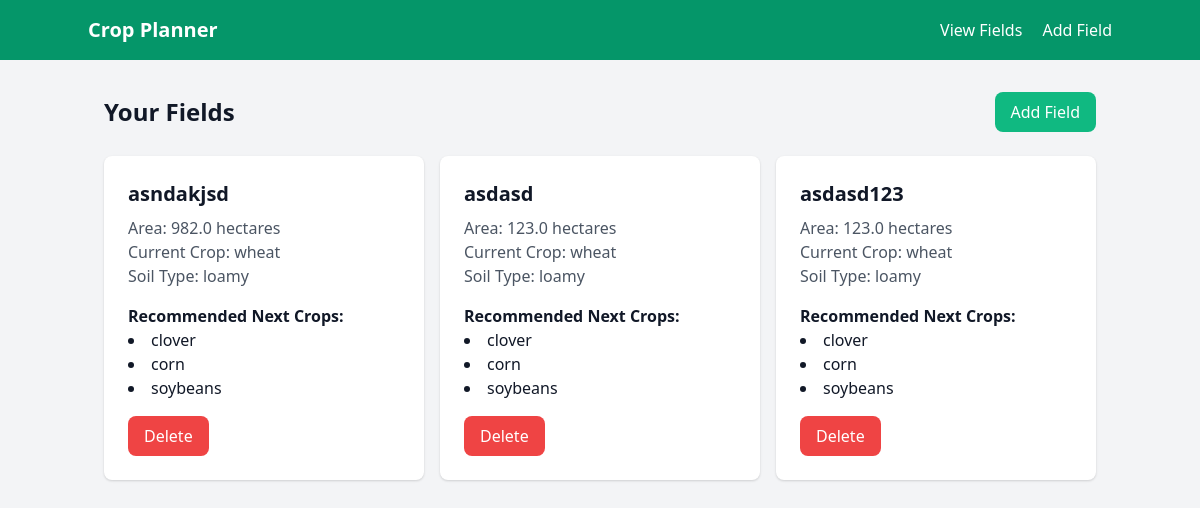
The page /fields on the database its author committed.
### tables this page shows
CREATE TABLE fields (
            id INTEGER PRIMARY KEY AUTOINCREMENT,
            name TEXT NOT NULL,
            area REAL NOT NULL,
            current_crop TEXT NOT NULL,
            soil_type TEXT NOT NULL
        );

### app.py (the view)
@app.route('/fields')
def view_fields():
    conn = sqlite3.connect('database.db')
    c = conn.cursor()
    c.execute('SELECT * FROM fields')
    fields = c.fetchall()
    conn.close()
    return render_template('index.html', page='fields', fields=fields, recommendations=CROP_ROTATION)

### templates/index.html (shortened to what this page needs)
<!DOCTYPE html>
<html lang="en">
<head>
    <link href="https://cdnjs.cloudflare.com/ajax/libs/tailwindcss/2.2.19/tailwind.min.css" rel="stylesheet">
</head>
<body class="bg-gray-100 transition-all">
    <nav class="bg-green-600 p-4">
        <div class="container mx-auto flex justify-between items-center">
            <a href="/" class="text-white text-xl font-bold">Crop Planner</a>
            <div>
                <a href="/fields" class="text-white mr-4">View Fields</a>
                <a href="/add_field" class="text-white">Add Field</a>
            </div>
        </div>
    </nav>
    <div class="container mx-auto mt-8 px-4 text-gray-900">
        {% if page == 'home' %}
        <div class="text-center">
            <h1 class="text-4xl font-bold mb-8">Welcome to Crop Rotation Planner</h1>
            <p class="text-xl mb-8">Get recommendations for your next crop rotation</p>
            <div class="space-x-4">
                <a href="/add_field" class="bg-green-500 text-white px-6 py-2 rounded-lg hover:bg-green-600">Add Field</a>
                <a href="/fields" class="bg-blue-500 text-white px-6 py-2 rounded-lg hover:bg-blue-600">View Fields</a>
            </div>
        </div>
        {% elif page == 'fields' %}
        <div class="space-y-6">
            <div class="flex justify-between items-center">
                <h2 class="text-2xl font-bold">Your Fields</h2>
                <a href="/add_field" class="bg-green-500 text-white px-4 py-2 rounded-lg hover:bg-green-600">Add Field</a>
            </div>
            {% if fields %}
                <div class="grid grid-cols-1 md:grid-cols-2 lg:grid-cols-3 gap-4">
                    {% for field in fields %}
                        <div class="bg-white p-6 rounded-lg shadow">
                            <h3 class="text-xl font-semibold mb-2">{{ field[1] }}</h3>
                            <p class="text-gray-600">Area: {{ field[2] }} hectares</p>
                            <p class="text-gray-600">Current Crop: {{ field[3] }}</p>
                            <p class="text-gray-600">Soil Type: {{ field[4] }}</p>
                            {% if recommendations.get(field[3]) %}
                                <div class="mt-4">
                                    <h4 class="font-semibold">Recommended Next Crops:</h4>
                                    <ul class="list-disc list-inside">
                                        {% for crop in recommendations[field[3]] %}
                                            <li>{{ crop }}</li>
                                        {% endfor %}
                                    </ul>
                                </div>
                            {% endif %}
                            <form action="/delete_field/{{ field[0] }}" method="POST" class="mt-4">
                                <button type="submit" class="bg-red-500 text-white px-4 py-2 rounded-lg hover:bg-red-600">Delete</button>
                            </form>
                        </div>
                    {% endfor %}
                </div>
            {% else %}
                <p class="text-gray-600">No fields added yet. Add your first field to get started!</p>
            {% endif %}
        </div>
        {% endif %}
    </div>
</body>
</html>

### rows shown on the page
fields: name "asndakjsd", area "982.0", current_crop "wheat", soil_type "loamy", 3 "clover" "corn" "soybeans"
fields: name "asdasd", area "123.0", current_crop "wheat", soil_type "loamy", 3 "clover" "corn" "soybeans"
fields: name "asdasd123", area "123.0", current_crop "wheat", soil_type "loamy", 3 "clover" "corn" "soybeans"
